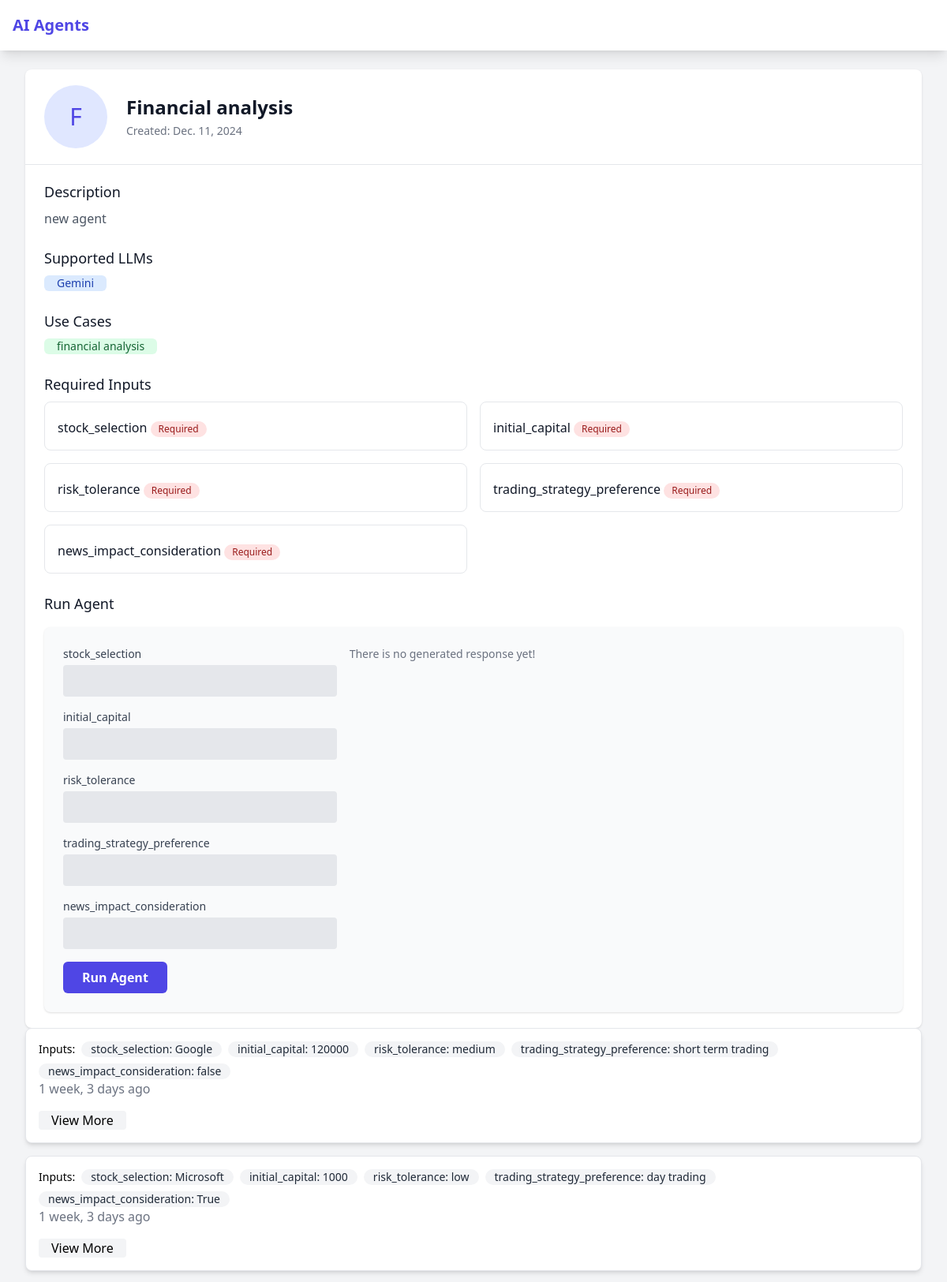
The page /agents/1/ (signed in, upper part) on the database its author committed.
### agents/models.py (models this page shows, shortened)
class Agent(models.Model):
    name = models.CharField(max_length=100)
    description = models.TextField()
    created_at = models.DateTimeField(auto_now_add=True)
    is_active = models.BooleanField(default=False)
    updated_at = models.DateTimeField(auto_now=True)
    uploaded_by = models.ForeignKey(get_user_model(), on_delete=models.SET_NULL, null=True, related_name='agents')
    usecases = models.ManyToManyField(Usecase, related_name='agents',blank=True)
    llms =  models.ManyToManyField(AgentLLM, related_name='agents',blank=True)
    class Meta:
        indexes = [
            models.Index(fields=['name', 'is_active']),
            models.Index(fields=['-created_at'])
        ]

class AgentLLM(models.Model):
    name = models.CharField(max_length=100)

class Usecase(models.Model):
    name = models.CharField(max_length=100)
    description = models.TextField(blank=True, null=True)

class AgentInput(models.Model):
    agent = models.ForeignKey(Agent, on_delete=models.CASCADE, related_name='inputs')
    name = models.CharField(max_length=100)
    input_type = models.CharField(max_length=50, choices=[
        ('text', 'Text'),
        ('file', 'File'),
        ('image', 'Image'),
        ('video', 'Video'),
        ('audio', 'Audio'),
    ],default='text')
    is_required = models.BooleanField(default=True)
    description = models.TextField(blank=True, null=True)
    class Meta:
        indexes = [
            models.Index(fields=['agent', 'input_type'])
        ]

class AgentResponse(models.Model):
    user = models.ForeignKey(get_user_model(), on_delete=models.SET_NULL,null=True, related_name='responses')
    agent = models.ForeignKey(Agent, on_delete=models.CASCADE, related_name='responses')
    started_at = models.DateTimeField(auto_now_add=True)
    completed_at = models.DateTimeField(auto_now=True)
    output = models.TextField(blank=True, null=True)
    status = models.CharField(
        max_length=20,
        choices=[
            ('pending', 'Pending'),
            ('processing', 'Processing'),
            ('completed', 'Completed'),
            ('failed', 'Failed')
        ],
        default='pending',
        db_index=True
    )
    error_message = models.TextField(null=True, blank=True)
    task_id = models.CharField(max_length=255, null=True, blank=True)
    class Meta:
        ordering = ['-started_at']
        indexes = [
            models.Index(fields=['user', '-started_at']),
            models.Index(fields=['agent', 'status'])
        ]
    def execution_time(self):
        return (self.completed_at - self.started_at).seconds
    def get_html_content(self):
        from markdown2 import markdown
        return markdown(self.output) if self.output else None

class AgentResponseInput(models.Model):
    agent_response = models.ForeignKey(AgentResponse, on_delete=models.CASCADE, related_name='response_inputs')
    agent_input = models.ForeignKey(AgentInput, on_delete=models.CASCADE, related_name='response_inputs')
    value = models.TextField()  # Store the user's input here (text, file path, image URL, etc.)
    is_valid = models.BooleanField(default=True)  # Optional: To track if the input is valid (for required fields, etc.)
    created_at = models.DateTimeField(auto_now_add=True)
    def __str__(self):
        return f" {self.agent_input.name}: {self.value}"
    class Meta:
        indexes = [
            models.Index(fields=['agent_response', 'agent_input']),
        ]

### agents/views.py (the view)
# urls.py: path('agents/<int:pk>/', views.AgentDetailView.as_view(), name='agent-detail'),
class AgentDetailView(DetailView):
    model = Agent
    template_name = 'agents/agent_detail.html'
    context_object_name = 'agent'
    def get_context_data(self, **kwargs):
        context = super().get_context_data(**kwargs)
        agent = self.get_object()
        responses = (
            AgentResponse.objects
            .filter(agent=agent, user=self.request.user)
            .select_related('agent', 'user')
            .prefetch_related(
                Prefetch(
                    'response_inputs',
                    queryset=AgentResponseInput.objects.select_related('agent_input')  # Optimize nested FK
                )
            )
        )
        context['inputs'] = agent.inputs.all()
        context['responses'] = responses
        context['form'] = AgentInputForm(agent=agent)  # Add the form to the context
        return context

### agents/forms.py
class AgentInputForm(forms.Form):
    def __init__(self, *args, agent=None, **kwargs):
        super().__init__(*args, **kwargs)
        if agent:
            for agent_input in agent.inputs.all():
                field_type = forms.CharField
                if agent_input.input_type != 'text':
                    field_type = forms.FileField
                self.fields[f'input_{agent_input.id}'] = field_type(
                    label=agent_input.name,
                    required=agent_input.is_required,
                    help_text=agent_input.description
                )
                self.fields[f'input_{agent_input.id}'].widget.attrs['class'] = 'w-full bg-gray-200 appearance-none border-2 border-gray-200 rounded w-full py-2 px-4 text-gray-700 leading-tight focus:outline-none focus:bg-white focus:border-purple-500'

### templates/agents/agent_detail.html (shortened to what this page needs)
{% extends 'base.html' %}
{% block content %}
<div class="bg-white shadow overflow-hidden sm:rounded-lg">
    <div class="px-4 py-5 sm:px-6">
        <div class="flex items-center">
            <div class="w-20 h-20 rounded-full bg-indigo-100 flex items-center justify-center">
                <span class="text-3xl text-indigo-600">{{ agent.name|first }}</span>
            </div>
            <div class="ml-6">
                <h1 class="text-2xl font-bold text-gray-900">{{ agent.name }}</h1>
                <p class="mt-1 max-w-2xl text-sm text-gray-500">Created: {{ agent.created_at|date }}</p>
            </div>
        </div>
    </div>
    <div class="border-t border-gray-200 px-4 py-5 sm:px-6">
        <div class="grid grid-cols-1 gap-6">
            <div>
                <h3 class="text-lg font-medium text-gray-900">Description</h3>
                <p class="mt-2 text-gray-600">{{ agent.description }}</p>
            </div>
            <div>
                <h3 class="text-lg font-medium text-gray-900">Supported LLMs</h3>
                <div class="mt-2 flex flex-wrap gap-2">
                    {% for llm in agent.llms.all %}
                        <div class="bg-blue-100 text-blue-800 px-4  rounded-md">
                            <h4 class="text-sm font-medium">{{ llm.name }}</h4>
                        </div>
                    {% endfor %}
                </div>
            </div>
            <div>
                <h3 class="text-lg font-medium text-gray-900">Use Cases</h3>
                <div class="mt-2 flex flex-wrap gap-2">
                    {% for use_case in agent.usecases.all %}
                        <div class="bg-green-100 text-green-800 px-4  rounded-md">
                            <h4 class="text-sm font-medium">{{ use_case.name }}</h4>
                        </div>
                    {% endfor %}
                </div>
            </div>
            <div>
                <h3 class="text-lg font-medium text-gray-900">Required Inputs</h3>
                <div class="mt-2 grid grid-cols-1 gap-4 sm:grid-cols-2">
                    {% for input in inputs %}
                        <div class="border rounded-lg p-4">
                            <h4 class="font-medium text-gray-900">{{ input.name }}
                                <span class="mt-2 inline-flex items-center px-2.5 py-0.5 rounded-full text-xs font-medium {% if input.is_required %}bg-red-100 text-red-800{% else %}bg-gray-100 text-gray-800{% endif %}">
                                    {{ input.is_required|yesno:"Required,Optional" }}
                                </span>
                            </h4>
                        </div>
                    {% endfor %}
                </div>
            </div>
            <div>
                <h3 class="text-lg font-medium text-gray-900">Run Agent</h3>
                <div class="mt-4 bg-gray-50 p-6 rounded-lg shadow flex flex-wrap gap-4">
                    <form class="w-full md:w-auto md:flex-none md:basis-1/3 pr-0" method="post" action="{% url 'agent-run' agent.id %}" enctype="multipart/form-data">
                        {% for field in form %}
                        <div class="mb-4">
                            <label for="{{ field.id_for_label }}" class="block text-sm font-medium text-gray-700">
                                {{ field.label }}
                            </label>
                            <div class="mt-1">
                                {{ field }}
                            </div>
                        </div>
                        {% endfor %}
                        <div class="flex justify-start">
                            <button type="submit" class="bg-indigo-600 text-white font-bold px-6 py-2 rounded-md hover:bg-indigo-700 focus:ring focus:ring-indigo-300 focus:outline-none">
                                Run Agent
                            </button>
                        </div>
                    </form>
                    <div id="response-content" class="flex-1 overflow-auto">
                        <p class="text-sm text-gray-500">There is no generated response yet!</p>
                    </div>
                </div>
            </div>
        </div>
    </div>
</div>
<div id="response-section" class="col-span-2">
    <div>
        {% if responses %}
            {% include 'agents/response_content.html' with response=responses %}
        {% endif %}
    </div>
</div>
{% endblock %}

### templates/agents/response_content.html (shortened to what this page needs)
{% for response in responses %}
    <div class="bg-white shadow-md rounded-lg mb-4 p-4 border border-gray-200">
        <div class="mb-4">
            <div class="flex flex-wrap gap-2">
                <strong class="text-sm font-medium">Inputs:</strong>
                {% for input in response.response_inputs.all %}
                <span class="inline-flex items-center px-3  rounded-full text-sm font-medium bg-gray-100 text-gray-800">
                    {{ input }}
                </span>
                {% endfor %}
            </div>
            <p class="text-gray-500">{{ response.started_at|timesince }} ago</p>
        </div>
        <div class="mt-4">
            <button
                id="toggle-button-{{ forloop.counter }}"
                onclick="toggleDetails({{ forloop.counter }})"
                class="bg-gray-100 hover:bg-gray-700 hover:text-white text-black font-medium px-4 rounded">
                View More
            </button>
        </div>
    </div>
{% endfor %}

### rows shown on the page
Agent: name|first "F", name "Financial analysis", created_at "Dec. 11, 2024", description "new agent"
AgentLLM: name "Gemini"
Usecase: name "financial analysis"
AgentInput: name "stock_selection", is_required "Required", label "stock_selection"
AgentInput: name "initial_capital", is_required "Required", label "initial_capital"
AgentInput: name "risk_tolerance", is_required "Required", label "risk_tolerance"
AgentInput: name "trading_strategy_preference", is_required "Required", label "trading_strategy_preference"
AgentInput: name "news_impact_consideration", is_required "Required", label "news_impact_consideration"
AgentResponse: started_at "1 week, 3 days"
AgentResponseInput: agent_input+value "stock_selection: Google"
AgentResponseInput: agent_input+value "initial_capital: 120000"
AgentResponseInput: agent_input+value "risk_tolerance: medium"
AgentResponseInput: agent_input+value "trading_strategy_preference: short term trading"
AgentResponseInput: agent_input+value "news_impact_consideration: false"
AgentResponse: started_at "1 week, 3 days"
AgentResponseInput: agent_input+value "stock_selection: Microsoft"
AgentResponseInput: agent_input+value "initial_capital: 1000"
AgentResponseInput: agent_input+value "risk_tolerance: low"
AgentResponseInput: agent_input+value "trading_strategy_preference: day trading"
AgentResponseInput: agent_input+value "news_impact_consideration: True"
